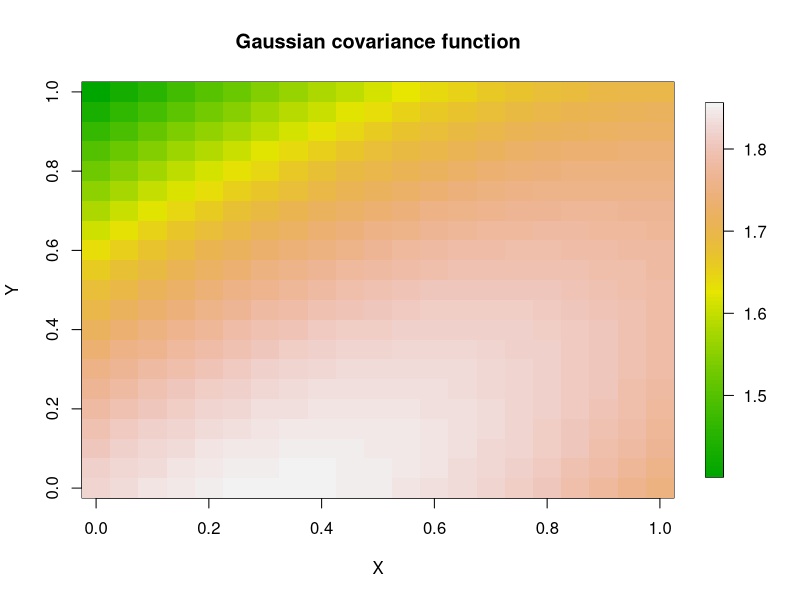
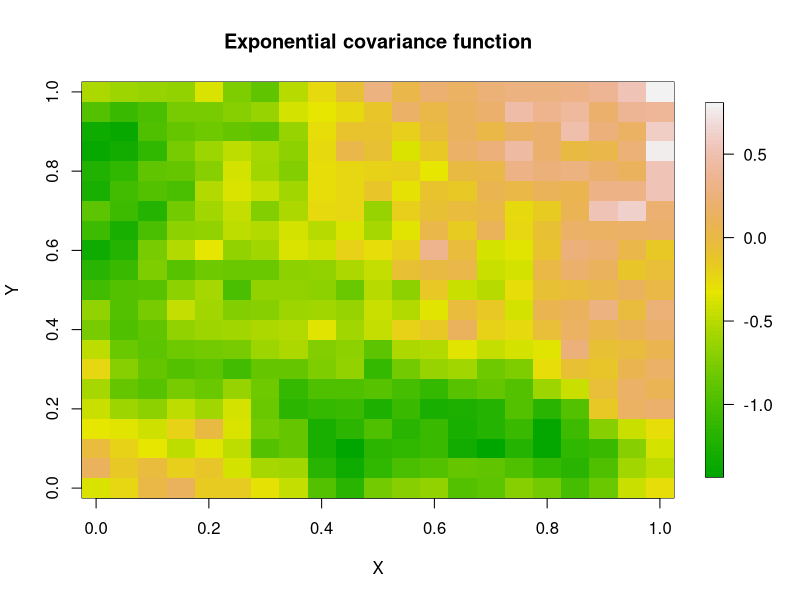
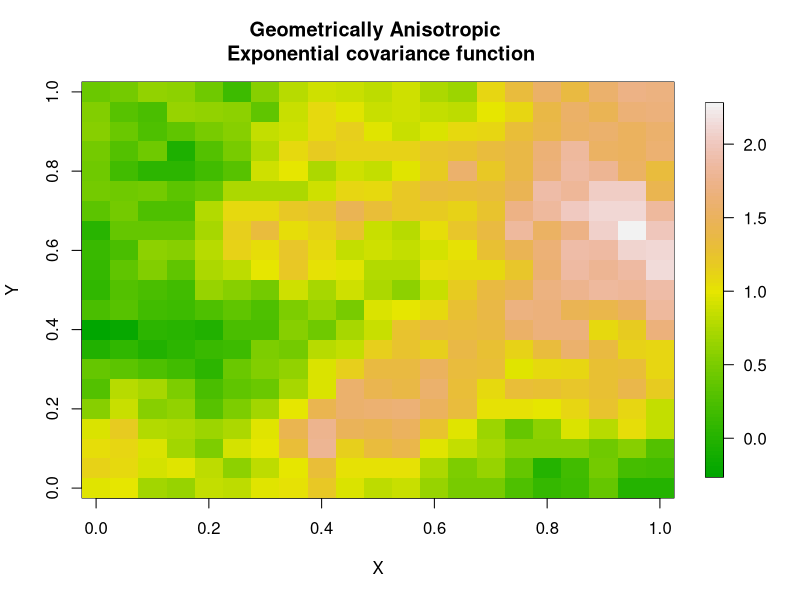

The R source for these figures, in order:


####################################################################################
#####
#####  This code illustrates how to simulate Gaussian spatial processes with
#####  a given covariance function in R
#####
####################################################################################


## Here we first make plots of some parametric covariance functions.

## The function "show.vgm" in the gstat library makes plots of different parametric 
## semi-variogram model. For more information, first load the gstat library and then type 
## ?show.vgm

## To simulate Gaussian spatial processes with a given covariance function in R, we need to install and upload the MASS library

## Here we set up the coordinates of the points where we want to simulate the spatial process
## We use a 21x21 grid of points  

## These are the unique set of x and y coordinates 
x.grid <- seq(0,1,by=0.05)
y.grid <- seq(0,1,by=0.05)
n.grid <- length(x.grid)

## These are the coordinates of the points: we set up a matrix with 21*21
## rows and 2 columns. Each row gives the coordinate of each point in the grid
coord.pts <- matrix(0,nrow=n.grid*n.grid,ncol=2)

## Here we fill the matrix of coordinates by column
coord.pts[,1] <- rep(x.grid,each=n.grid)
coord.pts[,2] <- rep(y.grid,n.grid)


## This is the function that computes the covariance
## between two points when the covariance function of the spatial
## process is modeled as a stationary isotropic:
## 1. Gaussian covariance function
## 2. Exponential covariance function

gauss.cov <- function(sigma2,phi,tau2,dist.pts){
	
	cov.value <- tau2+(sigma2*exp(-(dist.pts^2)/(phi^2)))
	return(cov.value)
		
}

exp.cov <- function(sigma2,phi,tau2,dist.pts){
	
	cov.value <- tau2+(sigma2*(exp(-(dist.pts/phi))))
	return(cov.value)
	
}

## Note that there are also built-in functions in the fields package or in the gstat that can compute these covariance functions.
## See for example: Exp.cov or stationary.cov for more details in the fields package
## or vgm in the gstat package

## Here we create the matrix with distances among points.
## This is a N by N matrix where the (i,j) component is the distance between the i-th point s_i
## and the j-th point s_j

N <- dim(coord.pts)[1]
## This is doing it by hand
Dist.mat <- matrix(0,nrow=N,ncol=N)

for(i in 1:N){
	for(j in 1:N){
		Dist.mat[i,j] <- sqrt(sum((coord.pts[i,]-coord.pts[j,])^2))	
	}
}


## This is using the rdist.function in the fields package
library(fields)
Dist.mat <- rdist(coord.pts,coord.pts)


## Here we construct the N by N covariance matrix whose (i,j) element is the 
## covariance between Y(s_i) and Y(s_j).
## 1. Sigma.gauss is the N by N covariance matrix when we model the covariance 
## function for the spatial process using a spherical covariance function
##
## 2. Sigma.exp is the N by N covariance matrix when we model the covariance 
## function for the spatial process using the exponential covariance function

Sigma.gauss <- matrix(0,nrow=N,ncol=N)
Sigma.exp <- matrix(0,nrow=N,ncol=N)

## Here we specify the values for the parameters of the two covariance function
sigma2.gauss <- 1
phi.gauss <- 3
tau2.gauss <- 0

sigma2.exp <- 1
phi.exp <- 2
tau2.exp <- 0

for(i in 1:N){
	for(j in 1:N){
		Sigma.gauss[i,j] <- gauss.cov(sigma2.gauss,phi.gauss,tau2.gauss,Dist.mat[i,j])
		Sigma.exp[i,j] <- exp.cov(sigma2.exp,phi.exp,tau2.exp,Dist.mat[i,j])
	}
}

Sigma.gauss[1:3,1:3]
Sigma.exp[1:3,1:3]



## Here we simulate realizations of two Gaussian spatial processes with mean 0
## and covariance functions given by the Gaussian covariance function
## and the exponential covariance function with the parameters specified above
## To do so, we use the mvrnorm function in the MASS package

library(MASS)

field.gauss <- mvrnorm(1,rep(0,N),Sigma.gauss)
field.exp <- mvrnorm(1,rep(0,N),Sigma.exp)

## Here we plot the two simulated Gaussian spatial processes
image.plot(x.grid,y.grid,matrix(field.gauss,n.grid,n.grid),col=terrain.colors(100),xlab="X",ylab="Y",main="Gaussian covariance function")
image.plot(x.grid,y.grid,matrix(field.exp,n.grid,n.grid),col=terrain.colors(100),xlab="X",ylab="Y",main="Exponential covariance function")


########

N <- dim(coord.pts)[1]

## Here we simulate a realization of a Gaussian spatial processes with mean 0
## and covariance functions given by a geometrically anisotropic exponential covariance function 
## corresponding to a rotation of 30 degree 

A <- matrix(c(sqrt(3)/2,-1/2,1/2,sqrt(3)/2),nrow=2,ncol=2,byrow=T)

## Here we derive the matrix h^prime*A*h: these represents the distances in the new set of coordinates (the coordinate system obtained 
## by rotating the old ones by 30 degrees)
Dist.geo.aniso <- matrix(0,nrow=N,ncol=N)
for(i in 1:N){
	for(j in 1:N){
		# this is the vector h corresponding to the separation between point s_i and point s_j 
		h.vec <- c(coord.pts[i,1]-coord.pts[j,1],coord.pts[i,2]-coord.pts[j,2])
		# here we compute (h^prime*A*h)^1/2
		Dist.geo.aniso[i,j] <- sqrt(t(matrix(h.vec,nrow=2,ncol=1))%*%A%*%matrix(h.vec,nrow=2,ncol=1))
	}
}


Sigma.geo.aniso.exp <- matrix(0,nrow=N,ncol=N)

for(i in 1:N){
	for(j in 1:N){
		Sigma.geo.aniso.exp[i,j] <- exp.cov(sigma2.exp,phi.exp,tau2.exp,Dist.geo.aniso[i,j])
	}
}

Sigma.geo.aniso.exp[1:3,1:3]

field.geo.aniso.exp <- mvrnorm(1,rep(0,N),Sigma.geo.aniso.exp)

## Here we plot the simulated Gaussian spatial processes with geometrically anisotropic exponential covariance function
image.plot(x.grid,y.grid,matrix(field.geo.aniso.exp,n.grid,n.grid),col=terrain.colors(100),xlab="X",ylab="Y",main="Geometrically Anisotropic \n Exponential covariance function")
